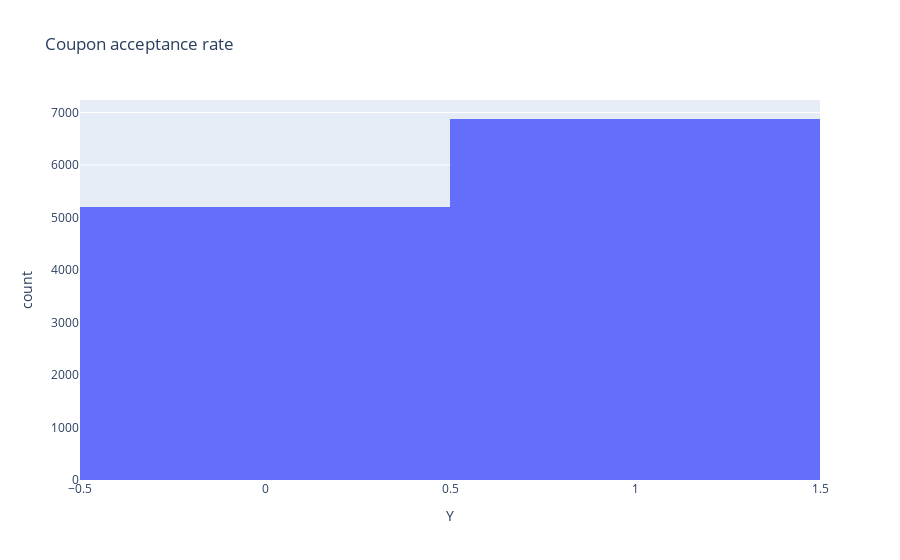

Here is the notebook cell this chart was saved with:
### Markdown cell above
5. Use a bar plot to visualize the `coupon` column.

### Code cell
fig = px.histogram(df, "Y", title="Coupon acceptance rate")
fig.show()

### Figure 1 — Plotly figure (JSON) as saved in the notebook; plotly's stock layout.template omitted (floating-point values rounded to 4 significant figures; data arrays with more than 128 entries replaced by an {"elided": "..."} marker saying what was removed)
{"data": [{"alignmentgroup": "True", "bingroup": "x", "hovertemplate": "Y=%{x}<br>count=%{y}<extra></extra>", "legendgroup": "", "marker": {"color": "#636efa", "pattern": {"shape": ""}}, "name": "", "offsetgroup": "", "orientation": "v", "showlegend": false, "type": "histogram", "x": {"elided": "12079 int values"}, "xaxis": "x", "yaxis": "y"}], "layout": {"barmode": "relative", "legend": {"tracegroupgap": 0}, "title": {"text": "Coupon acceptance rate"}, "xaxis": {"anchor": "y", "domain": [0, 1], "title": {"text": "Y"}}, "yaxis": {"anchor": "x", "domain": [0, 1], "title": {"text": "count"}}}}
